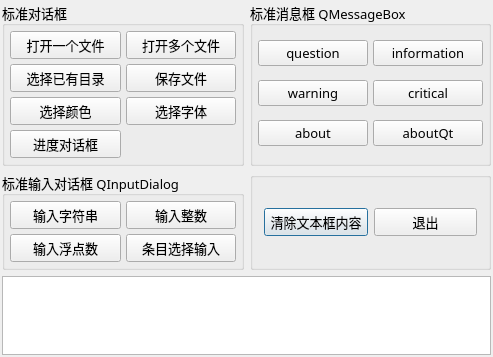
<?xml version="1.0" encoding="UTF-8"?>
<ui version="4.0">
 <class>Dialog</class>
 <widget class="QDialog" name="Dialog">
  <property name="geometry">
   <rect>
    <x>0</x>
    <y>0</y>
    <width>493</width>
    <height>357</height>
   </rect>
  </property>
  <property name="font">
   <font>
    <family>宋体</family>
    <pointsize>10</pointsize>
   </font>
  </property>
  <property name="windowTitle">
   <string>标准对话框的使用</string>
  </property>
  <layout class="QVBoxLayout" name="verticalLayout">
   <property name="spacing">
    <number>6</number>
   </property>
   <property name="leftMargin">
    <number>2</number>
   </property>
   <property name="topMargin">
    <number>2</number>
   </property>
   <property name="rightMargin">
    <number>2</number>
   </property>
   <property name="bottomMargin">
    <number>2</number>
   </property>
   <item>
    <layout class="QGridLayout" name="gridLayout_4">
     <item row="1" column="1">
      <widget class="QGroupBox" name="groupBox_4">
       <property name="title">
        <string/>
       </property>
       <layout class="QHBoxLayout" name="horizontalLayout">
        <item>
         <widget class="QPushButton" name="btnClearText">
          <property name="text">
           <string>清除文本框内容</string>
          </property>
          <property name="icon">
           <iconset resource="res.qrc">
            <normaloff>:/icons/images/212.bmp</normaloff>:/icons/images/212.bmp</iconset>
          </property>
         </widget>
        </item>
        <item>
         <widget class="QPushButton" name="btnClose">
          <property name="text">
           <string>退出</string>
          </property>
          <property name="icon">
           <iconset resource="res.qrc">
            <normaloff>:/icons/images/132.bmp</normaloff>:/icons/images/132.bmp</iconset>
          </property>
         </widget>
        </item>
       </layout>
      </widget>
     </item>
     <item row="1" column="0">
      <widget class="QGroupBox" name="groupBox_3">
       <property name="title">
        <string>标准输入对话框 QInputDialog</string>
       </property>
       <layout class="QGridLayout" name="gridLayout_3">
        <property name="leftMargin">
         <number>5</number>
        </property>
        <property name="topMargin">
         <number>5</number>
        </property>
        <property name="rightMargin">
         <number>5</number>
        </property>
        <property name="bottomMargin">
         <number>5</number>
        </property>
        <property name="spacing">
         <number>5</number>
        </property>
        <item row="0" column="0">
         <widget class="QPushButton" name="btnInputString">
          <property name="text">
           <string>输入字符串</string>
          </property>
         </widget>
        </item>
        <item row="0" column="1">
         <widget class="QPushButton" name="btnInputInt">
          <property name="text">
           <string>输入整数</string>
          </property>
         </widget>
        </item>
        <item row="1" column="0">
         <widget class="QPushButton" name="btnInputFloat">
          <property name="text">
           <string>输入浮点数</string>
          </property>
         </widget>
        </item>
        <item row="1" column="1">
         <widget class="QPushButton" name="btnInputItem">
          <property name="text">
           <string>条目选择输入</string>
          </property>
         </widget>
        </item>
       </layout>
      </widget>
     </item>
     <item row="0" column="1">
      <widget class="QGroupBox" name="groupBox_2">
       <property name="title">
        <string>标准消息框 QMessageBox</string>
       </property>
       <layout class="QGridLayout" name="gridLayout_2">
        <property name="leftMargin">
         <number>5</number>
        </property>
        <property name="topMargin">
         <number>5</number>
        </property>
        <property name="rightMargin">
         <number>5</number>
        </property>
        <property name="bottomMargin">
         <number>5</number>
        </property>
        <property name="spacing">
         <number>5</number>
        </property>
        <item row="0" column="0">
         <widget class="QPushButton" name="btnMsgQuestion">
          <property name="text">
           <string>question</string>
          </property>
         </widget>
        </item>
        <item row="0" column="1">
         <widget class="QPushButton" name="btnMsgInformation">
          <property name="text">
           <string>information</string>
          </property>
         </widget>
        </item>
        <item row="1" column="0">
         <widget class="QPushButton" name="btnMsgWarning">
          <property name="text">
           <string>warning</string>
          </property>
         </widget>
        </item>
        <item row="1" column="1">
         <widget class="QPushButton" name="btnMsgCritical">
          <property name="text">
           <string>critical</string>
          </property>
         </widget>
        </item>
        <item row="2" column="0">
         <widget class="QPushButton" name="btnMsgAbout">
          <property name="text">
           <string>about</string>
          </property>
         </widget>
        </item>
        <item row="2" column="1">
         <widget class="QPushButton" name="btnMsgAboutQt">
          <property name="text">
           <string>aboutQt</string>
          </property>
         </widget>
        </item>
       </layout>
      </widget>
     </item>
     <item row="0" column="0">
      <widget class="QGroupBox" name="groupBox">
       <property name="minimumSize">
        <size>
         <width>220</width>
         <height>0</height>
        </size>
       </property>
       <property name="title">
        <string>标准对话框</string>
       </property>
       <layout class="QGridLayout" name="gridLayout">
        <property name="leftMargin">
         <number>5</number>
        </property>
        <property name="topMargin">
         <number>5</number>
        </property>
        <property name="rightMargin">
         <number>5</number>
        </property>
        <property name="bottomMargin">
         <number>5</number>
        </property>
        <property name="spacing">
         <number>5</number>
        </property>
        <item row="1" column="0">
         <widget class="QPushButton" name="btnSelDir">
          <property name="text">
           <string>选择已有目录</string>
          </property>
         </widget>
        </item>
        <item row="2" column="0">
         <widget class="QPushButton" name="btnColor">
          <property name="text">
           <string>选择颜色</string>
          </property>
         </widget>
        </item>
        <item row="0" column="0">
         <widget class="QPushButton" name="btnOpen">
          <property name="text">
           <string>打开一个文件</string>
          </property>
         </widget>
        </item>
        <item row="1" column="1">
         <widget class="QPushButton" name="btnSave">
          <property name="text">
           <string>保存文件</string>
          </property>
         </widget>
        </item>
        <item row="2" column="1">
         <widget class="QPushButton" name="btnFont">
          <property name="text">
           <string>选择字体</string>
          </property>
         </widget>
        </item>
        <item row="0" column="1">
         <widget class="QPushButton" name="btnOpenMulti">
          <property name="text">
           <string>打开多个文件</string>
          </property>
         </widget>
        </item>
        <item row="3" column="0">
         <widget class="QPushButton" name="btnProgress">
          <property name="text">
           <string>进度对话框</string>
          </property>
         </widget>
        </item>
       </layout>
      </widget>
     </item>
    </layout>
   </item>
   <item>
    <widget class="QPlainTextEdit" name="plainTextEdit">
     <property name="font">
      <font>
       <family>Times New Roman</family>
       <pointsize>11</pointsize>
      </font>
     </property>
    </widget>
   </item>
  </layout>
 </widget>
 <layoutdefault spacing="6" margin="11"/>
 <tabstops>
  <tabstop>btnOpen</tabstop>
  <tabstop>btnOpenMulti</tabstop>
  <tabstop>btnSelDir</tabstop>
  <tabstop>btnSave</tabstop>
  <tabstop>btnColor</tabstop>
  <tabstop>btnFont</tabstop>
  <tabstop>btnMsgQuestion</tabstop>
  <tabstop>btnMsgInformation</tabstop>
  <tabstop>btnInputString</tabstop>
  <tabstop>btnInputInt</tabstop>
  <tabstop>btnInputFloat</tabstop>
  <tabstop>btnInputItem</tabstop>
  <tabstop>btnClearText</tabstop>
  <tabstop>plainTextEdit</tabstop>
 </tabstops>
 <resources>
  <include location="res.qrc"/>
 </resources>
 <connections>
  <connection>
   <sender>btnClose</sender>
   <signal>clicked()</signal>
   <receiver>Dialog</receiver>
   <slot>close()</slot>
   <hints>
    <hint type="sourcelabel">
     <x>419</x>
     <y>150</y>
    </hint>
    <hint type="destinationlabel">
     <x>244</x>
     <y>163</y>
    </hint>
   </hints>
  </connection>
  <connection>
   <sender>btnClearText</sender>
   <signal>clicked()</signal>
   <receiver>plainTextEdit</receiver>
   <slot>clear()</slot>
   <hints>
    <hint type="sourcelabel">
     <x>298</x>
     <y>150</y>
    </hint>
    <hint type="destinationlabel">
     <x>244</x>
     <y>260</y>
    </hint>
   </hints>
  </connection>
 </connections>
</ui>
